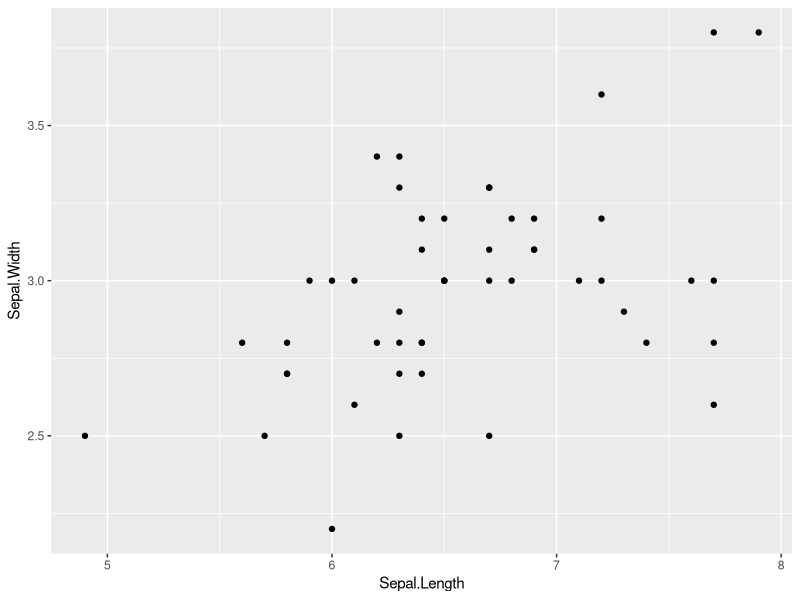

This figure's R source: (Note: this script raises an error after producing the figure.)
## ---- chunk 1
# 8. I. Programming fundamentals - Functions -----------------------------------


# User-defined functions: function(){}
# To create your own function, again, the recipe is the same: 
# create another object using pre-defined functions. What?
# We will use a function called "function()" (boring, I know, but effective!).
# For example, a very simple, but limited, function could be the one that sums 5 input values:
# We will call it 'sum_5_numbers'



sum_5_numbers <- function(value1, value2, value3, value4, value5){
  
  object <- value1 + value2 + value3 + value4 + value5
  
  return(object)
}

# What happened? R saved our function in the workspace
# Note the structure: we give it a name, arguments (value1 to 5). It has internal objects (object) and it returns the sum of all arguments. Let's see if it works:

sum_5_numbers(value1=10, value2=20, value3=30, value4=40, value5=50)
sum_5_numbers(3,6,90,1,2)

# Sweet! It did his job: summed 10+20+30+40+50.


# use this for any formula that you apply frequently
# ex: the vertical distance travelled by a free falling 
# object after x seconds
d <- 1/2 *9.8 * 5^2
d

d2 <- 1/2 *9.8 * 2^2

dist_fall <- function(time_sec){
  d <- 1/2 *9.8 * time_sec^2
  return(d)
}

dist_fall(20)

#~~~~ A bit more complex functions----
# It is good to have a workflow:
# 1. design the steps of your process
# 2. identify the inputs of your function
# 3. change specific inputs to generic names
# 4. add process into the body of your function




# I want to simulate rolling a 6-faced dice once:
dice <- seq(1:6)
sample(dice, 1)


# What about twice?
sample(dice, 2, replace = T)

# How can I generalize this?
n_rolls <- 7
sample(dice, n_rolls, replace = T)

# Put it in a function
dice_rolling <- function(n_rolls){
  results<-sample(dice, n_rolls, replace = T)
  return(results)
}

dice_rolling(100)


# A function for a rolling dice in a game
# in which you get 10 dollars each time you roll a six
n_rolls <- 8
win_numb <- 6
price <- 0.10

dice_rolling_money <- function(n_rolls, win_numb, price){
  results <-sample(dice, n_rolls, replace = T)
  money <- sum(results == win_numb)*price
  return(list(results,money))
}


dice_rolling_money(5, 3, 50)

## ---- chunk 2
# 8. II. Programming fundamentals - For Loops -----------------------------------
# used to repeat an action for i number of times
# imagine I want to write sentence: today is (weekday)
# for each of the week.
# Initially you could try:


# first making a vector that contains all weekdays

weekday <- c("Monday", "Tuesday", "Wednesday", "Thursday", 
             "Friday", "Saturday", "Sunday")

# then pasting it to "today is" for each one:
paste("Today is", weekday[1])

# and I'd have to copy and paste this for each day of the week:
paste("Today is", weekday[2])
paste("Today is", weekday[3])
paste("Today is", weekday[4])
# etc...

# When coding, we try to avoid copying and pasting things
# more than twice because there is usually a more efficient
# way of doing this. 
# One option is to use a for loop:

for(i in seq(1:7)){
    print(paste("Today is", weekday[i]))
}
  


# you can also save each of your results in a vector
weekd_sent <- vector(length = 7)

for(i in seq(1:7)){
  weekd_sent[i] <- (paste("Today is", weekday[i]))
}

weekd_sent

# if you don't know the sequence lenth you can use the argument
# seq_along()
day_sentence <- vector(length = length(weekday)) # create an empty vector

for(i in seq_along(day_sentence)){
  day_sentence[i]<- paste("Today is", weekday[i])#carries operation for ith day
}

day_sentence


# RS Note: Some alternative ideas for the same thing
day_sentence <- NULL

for(i in 1:length(weekday)){
  day_sentence <- c(day_sentence, paste("Today is", weekday[i]))#carries operation for ith day
}

day_sentence



# This is very useful for processing files and making plots:
# create an empty list to save each plot in a slot
library(dplyr) # package for filtering data
library(ggplot2) #package for plotting

data(iris) # load iris dataset that comes in base R
head(iris) # see what is in there

# I want to make one graph for each species:

levels(iris$Species) # how many species are there?

# create list with slot for each plot = species
p <- vector("list", length = length(levels(iris$Species)))


for(i in seq(1:3)){
  
  subset_species <- iris %>% filter(Species == levels(iris$Species)[i])
  p[[i]]<- ggplot(subset_species,
         aes(x = Sepal.Length, y = Sepal.Width))+
        geom_point()
  
}


plot(p[[3]])

plot(p)
## ---- chunk 3

# 8. III. Programming fundamentals - If Else  -----------------------------------
# Perhaps you want parts of you code to run only when 
# satisfying some conditions. We then use a logical test.
# if(): if(condition=true) do_command

if(1 == 0) print("what?")
if(1 != 0) print("OK!")

# ifelse(): if(condition=true, do_command1, do_command2_instead)
ifelse(1 == 0, print("no way!"), print("OK!"))
ifelse(1 != 0, print("all right!"), print("what?!"))
# RS Note - ifelse is vectorized, while if a scalar

# if{}else{}: if(condition=true) {do_command1} else{do_command2_instead}
# this is useful for long conditions or commands
if (1 == 0 ){
  print("are you crazy?")
} else {
  print("OK!")
}


# within a function:
# Going back to the dice game, we can create similar game
# in which you win if you roll the same number
# two consecutive times
# to keep it simple, we will only do this for 2 rolls

#first I'll make 
n_rolls <- 2

dice_rolling_pair <- function(n_rolls){
  dice <- seq(1:6)
  results <-sample(dice, n_rolls, replace = T)
  if(results[1]==results[2]){print("win")}else{
    print("loose")
  }
}

dice_rolling_pair(2)

